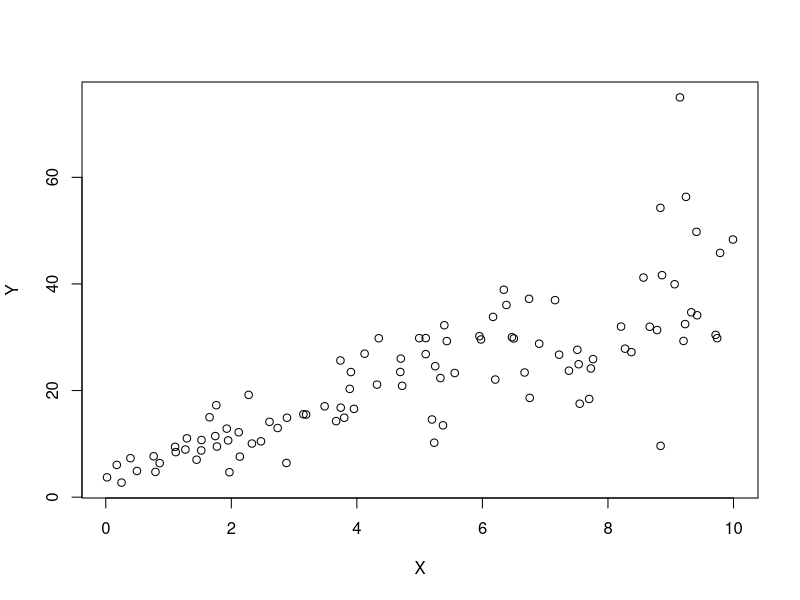
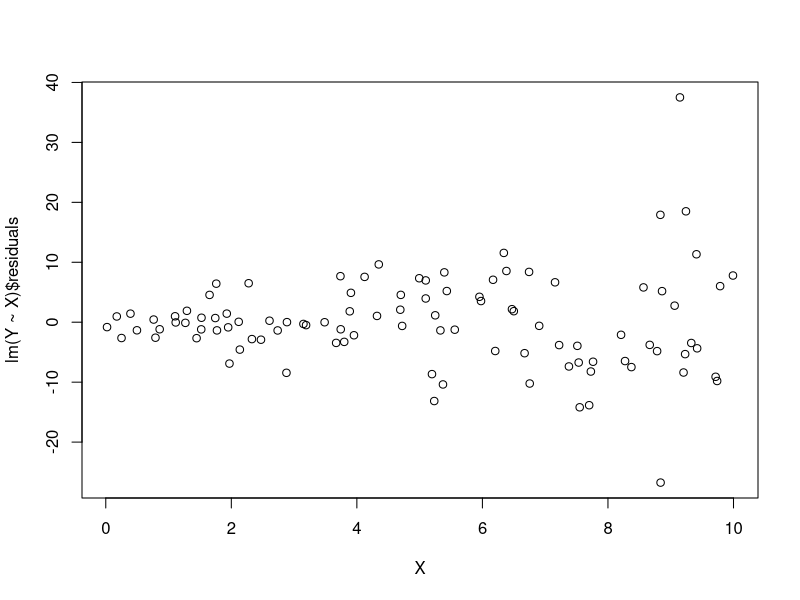

Write R code to recreate these figures, in order.
## Question 1a
set.seed(2017)
X=runif(100)*10
Y=X*4+3.45
Y=rnorm(100)*0.29*Y+Y
plot(X,Y)
# Yes, it is possible to fit a linear model

## Question 1b
linearmodel<- lm(Y~X)
linearmodel$coefficients
# Here for straight line equation, gradient value m = 3.61 and intercept c = 4.46
# Y = 3.61X + 4.46
summary(linearmodel)
# Accuracy of this model is 65.17%

## Question 1c
cor(X,Y)^2
#Coefficient of Determination is the square of Coefficeint of Correlation
#From summary of linear model we have found out R^2 = 0.6517. SO, both the values are equal.

##Question 1d
plot(X,lm(Y~X)$residuals)
#From the above plot we can tell it is a Non-constant Error Variance. So, Linear Regression model isn't appropriate to use

##Question 2a
head(mtcars)
hpwt<-lm(mtcars$hp~mtcars$wt)
summary(hpwt)
#We get R^2 = 0.4339

hpmpg<-lm(mtcars$hp~mtcars$mpg)
summary(hpmpg)
#we get R^2 = 0.6024
#Comparing these two models, R^2 value for mpg model is higher. So, Chris is right.

##Question 2b
car<-lm(hp ~ cyl + mpg, data=mtcars)
predict(car,newdata = data.frame(cyl=4,mpg=22))

##Question 2b
predict(car,newdata = data.frame(cyl=4,mpg=22),interval = c("prediction"), level=0.85)

##Question 3a
library(mlbench)
data(BostonHousing)
head(BostonHousing)
boston<-lm(medv~crim+zn+chas+ptratio, data=BostonHousing)
summary(boston)
# By summary of boston, we observe that R^2 is 0.359. R^2 value is very less and its not a good model.

##Question 3b
##Part A
View(BostonHousing)
## The house near chase river is more expensive because coefficient of chas1 variable is 4.583. When the coefficient value is multiplied by 1000(cause its expressed in dollars), we get 4583. So, the price difference here is $4583 

##Question 3c
##As we can see in the summary p values are small. So, all four variables are significant. They are related with house price.

#question 3d
anova(boston)
#Order of importance in these four variables is Crime, PTratio, Zn, Chas. This is found out by using Sum Square values. 